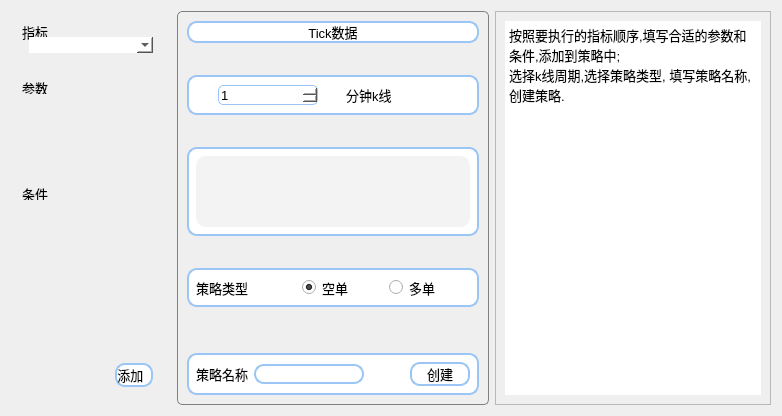
         <widget class="QWidget" name="create_pg">
          <layout class="QHBoxLayout" name="horizontalLayout_3">
           <item>
            <widget class="QFrame" name="frame">
             <property name="sizePolicy">
              <sizepolicy hsizetype="Preferred" vsizetype="Preferred">
               <horstretch>1</horstretch>
               <verstretch>0</verstretch>
              </sizepolicy>
             </property>
             <property name="styleSheet">
              <string notr="true">border-radius: 10%; 
padding: 0;</string>
             </property>
             <property name="frameShape">
              <enum>QFrame::StyledPanel</enum>
             </property>
             <property name="frameShadow">
              <enum>QFrame::Raised</enum>
             </property>
             <layout class="QVBoxLayout" name="verticalLayout_3">
              <item>
               <widget class="QGroupBox" name="groupBox">
                <property name="sizePolicy">
                 <sizepolicy hsizetype="MinimumExpanding" vsizetype="MinimumExpanding">
                  <horstretch>0</horstretch>
                  <verstretch>1</verstretch>
                 </sizepolicy>
                </property>
                <property name="minimumSize">
                 <size>
                  <width>0</width>
                  <height>50</height>
                 </size>
                </property>
                <property name="font">
                 <font>
                  <pointsize>10</pointsize>
                 </font>
                </property>
                <property name="styleSheet">
                 <string notr="true">border-radius: 10%; 
</string>
                </property>
                <property name="title">
                 <string>指标</string>
                </property>
                <layout class="QVBoxLayout" name="verticalLayout_4">
                 <item>
                  <widget class="QComboBox" name="metric_combo">
                   <property name="styleSheet">
                    <string notr="true">background-color:white;</string>
                   </property>
                  </widget>
                 </item>
                </layout>
               </widget>
              </item>
              <item>
               <widget class="QGroupBox" name="groupBox_2">
                <property name="sizePolicy">
                 <sizepolicy hsizetype="MinimumExpanding" vsizetype="MinimumExpanding">
                  <horstretch>0</horstretch>
                  <verstretch>3</verstretch>
                 </sizepolicy>
                </property>
                <property name="font">
                 <font>
                  <pointsize>10</pointsize>
                 </font>
                </property>
                <property name="styleSheet">
                 <string notr="true">border-radius: 10%; </string>
                </property>
                <property name="title">
                 <string>参数</string>
                </property>
                <layout class="QHBoxLayout" name="horizontalLayout_9">
                 <property name="spacing">
                  <number>0</number>
                 </property>
                 <property name="leftMargin">
                  <number>0</number>
                 </property>
                 <property name="topMargin">
                  <number>18</number>
                 </property>
                 <property name="rightMargin">
                  <number>0</number>
                 </property>
                 <property name="bottomMargin">
                  <number>0</number>
                 </property>
                 <item>
                  <widget class="QScrollArea" name="scrollArea_2">
                   <property name="styleSheet">
                    <string notr="true">border-radius:10%;</string>
                   </property>
                   <property name="widgetResizable">
                    <bool>true</bool>
                   </property>
                   <widget class="QWidget" name="params_area">
                    <property name="geometry">
                     <rect>
                      <x>0</x>
                      <y>0</y>
                      <width>204</width>
                      <height>101</height>
                     </rect>
                    </property>
                   </widget>
                  </widget>
                 </item>
                </layout>
               </widget>
              </item>
              <item>
               <widget class="QGroupBox" name="groupBox_3">
                <property name="sizePolicy">
                 <sizepolicy hsizetype="Preferred" vsizetype="Preferred">
                  <horstretch>0</horstretch>
                  <verstretch>5</verstretch>
                 </sizepolicy>
                </property>
                <property name="font">
                 <font>
                  <pointsize>10</pointsize>
                 </font>
                </property>
                <property name="title">
                 <string>条件</string>
                </property>
                <layout class="QHBoxLayout" name="horizontalLayout_10">
                 <property name="spacing">
                  <number>0</number>
                 </property>
                 <property name="leftMargin">
                  <number>0</number>
                 </property>
                 <property name="topMargin">
                  <number>18</number>
                 </property>
                 <property name="rightMargin">
                  <number>0</number>
                 </property>
                 <property name="bottomMargin">
                  <number>0</number>
                 </property>
                 <item>
                  <widget class="QScrollArea" name="scrollArea_3">
                   <property name="styleSheet">
                    <string notr="true">border-radius:10%;</string>
                   </property>
                   <property name="widgetResizable">
                    <bool>true</bool>
                   </property>
                   <widget class="QWidget" name="condition_area">
                    <property name="geometry">
                     <rect>
                      <x>0</x>
                      <y>0</y>
                      <width>204</width>
                      <height>181</height>
                     </rect>
                    </property>
                   </widget>
                  </widget>
                 </item>
                </layout>
               </widget>
              </item>
              <item>
               <widget class="QWidget" name="widget" native="true">
                <property name="sizePolicy">
                 <sizepolicy hsizetype="Preferred" vsizetype="Preferred">
                  <horstretch>0</horstretch>
                  <verstretch>1</verstretch>
                 </sizepolicy>
                </property>
                <layout class="QHBoxLayout" name="horizontalLayout_7">
                 <item>
                  <spacer name="horizontalSpacer_2">
                   <property name="orientation">
                    <enum>Qt::Horizontal</enum>
                   </property>
                   <property name="sizeHint" stdset="0">
                    <size>
                     <width>86</width>
                     <height>20</height>
                    </size>
                   </property>
                  </spacer>
                 </item>
                 <item>
                  <widget class="QPushButton" name="add_metric_btn">
                   <property name="sizePolicy">
                    <sizepolicy hsizetype="MinimumExpanding" vsizetype="MinimumExpanding">
                     <horstretch>0</horstretch>
                     <verstretch>0</verstretch>
                    </sizepolicy>
                   </property>
                   <property name="maximumSize">
                    <size>
                     <width>100</width>
                     <height>50</height>
                    </size>
                   </property>
                   <property name="font">
                    <font>
                     <pointsize>10</pointsize>
                    </font>
                   </property>
                   <property name="layoutDirection">
                    <enum>Qt::RightToLeft</enum>
                   </property>
                   <property name="styleSheet">
                    <string notr="true">QPushButton{border-radius: 10%; 
border: 2px solid rgb(154,197,244);
background-color:white;}
QPushButton::hover {
background-color: rgb(154,197,244);
}
QPushButton::pressed {
background-color: white;
color:rgb(154,197,244)
}</string>
                   </property>
                   <property name="text">
                    <string>添加  </string>
                   </property>
                   <property name="icon">
                    <iconset resource="../assets/resources.qrc">
                     <normaloff>:/create/to_right.svg</normaloff>:/create/to_right.svg</iconset>
                   </property>
                  </widget>
                 </item>
                </layout>
               </widget>
              </item>
             </layout>
            </widget>
           </item>
           <item>
            <widget class="QFrame" name="frame_2">
             <property name="sizePolicy">
              <sizepolicy hsizetype="MinimumExpanding" vsizetype="MinimumExpanding">
               <horstretch>1</horstretch>
               <verstretch>0</verstretch>
              </sizepolicy>
             </property>
             <property name="styleSheet">
              <string notr="true">border: 1px solid gray;
border-radius: 5px;
padding: 0;</string>
             </property>
             <property name="frameShape">
              <enum>QFrame::StyledPanel</enum>
             </property>
             <property name="frameShadow">
              <enum>QFrame::Raised</enum>
             </property>
             <layout class="QVBoxLayout" name="verticalLayout_2">
              <item>
               <widget class="QPushButton" name="pushButton_2">
                <property name="sizePolicy">
                 <sizepolicy hsizetype="MinimumExpanding" vsizetype="MinimumExpanding">
                  <horstretch>0</horstretch>
                  <verstretch>1</verstretch>
                 </sizepolicy>
                </property>
                <property name="minimumSize">
                 <size>
                  <width>100</width>
                  <height>20</height>
                 </size>
                </property>
                <property name="maximumSize">
                 <size>
                  <width>1000</width>
                  <height>50</height>
                 </size>
                </property>
                <property name="baseSize">
                 <size>
                  <width>100</width>
                  <height>20</height>
                 </size>
                </property>
                <property name="font">
                 <font>
                  <pointsize>10</pointsize>
                 </font>
                </property>
                <property name="layoutDirection">
                 <enum>Qt::LeftToRight</enum>
                </property>
                <property name="styleSheet">
                 <string notr="true">border-radius: 10%; 
border: 2px solid rgb(154,197,244);
background-color: white;</string>
                </property>
                <property name="text">
                 <string>Tick数据</string>
                </property>
                <property name="icon">
                 <iconset resource="../assets/resources.qrc">
                  <normaloff>:/create/clock.svg</normaloff>:/create/clock.svg</iconset>
                </property>
               </widget>
              </item>
              <item>
               <widget class="QToolButton" name="toolButton">
                <property name="sizePolicy">
                 <sizepolicy hsizetype="MinimumExpanding" vsizetype="MinimumExpanding">
                  <horstretch>0</horstretch>
                  <verstretch>1</verstretch>
                 </sizepolicy>
                </property>
                <property name="maximumSize">
                 <size>
                  <width>1000</width>
                  <height>20</height>
                 </size>
                </property>
                <property name="contextMenuPolicy">
                 <enum>Qt::DefaultContextMenu</enum>
                </property>
                <property name="layoutDirection">
                 <enum>Qt::LeftToRight</enum>
                </property>
                <property name="styleSheet">
                 <string notr="true">border: none;
width: 100%;
align-items:center;</string>
                </property>
                <property name="text">
                 <string/>
                </property>
                <property name="icon">
                 <iconset resource="../assets/resources.qrc">
                  <normaloff>:/create/down_continue.svg</normaloff>:/create/down_continue.svg</iconset>
                </property>
               </widget>
              </item>
              <item>
               <widget class="QWidget" name="widget_2" native="true">
                <property name="sizePolicy">
                 <sizepolicy hsizetype="MinimumExpanding" vsizetype="MinimumExpanding">
                  <horstretch>0</horstretch>
                  <verstretch>1</verstretch>
                 </sizepolicy>
                </property>
                <property name="minimumSize">
                 <size>
                  <width>100</width>
                  <height>40</height>
                 </size>
                </property>
                <property name="maximumSize">
                 <size>
                  <width>1000</width>
                  <height>50</height>
                 </size>
                </property>
                <property name="sizeIncrement">
                 <size>
                  <width>0</width>
                  <height>0</height>
                 </size>
                </property>
                <property name="baseSize">
                 <size>
                  <width>500</width>
                  <height>20</height>
                 </size>
                </property>
                <property name="styleSheet">
                 <string notr="true">border-radius: 10%; 
border: 2px solid rgb(154,197,244);
background-color: white;</string>
                </property>
                <layout class="QHBoxLayout" name="horizontalLayout_4">
                 <item>
                  <widget class="QSpinBox" name="kline_spin">
                   <property name="sizePolicy">
                    <sizepolicy hsizetype="MinimumExpanding" vsizetype="MinimumExpanding">
                     <horstretch>0</horstretch>
                     <verstretch>1</verstretch>
                    </sizepolicy>
                   </property>
                   <property name="maximumSize">
                    <size>
                     <width>100</width>
                     <height>20</height>
                    </size>
                   </property>
                   <property name="font">
                    <font>
                     <pointsize>10</pointsize>
                    </font>
                   </property>
                   <property name="styleSheet">
                    <string notr="true">border: 1px solid rgb(154,197,244);
border-radius: 5%;
background-color:white;</string>
                   </property>
                   <property name="minimum">
                    <number>1</number>
                   </property>
                   <property name="maximum">
                    <number>1200</number>
                   </property>
                   <property name="stepType">
                    <enum>QAbstractSpinBox::DefaultStepType</enum>
                   </property>
                  </widget>
                 </item>
                 <item>
                  <widget class="QLabel" name="label">
                   <property name="sizePolicy">
                    <sizepolicy hsizetype="MinimumExpanding" vsizetype="MinimumExpanding">
                     <horstretch>0</horstretch>
                     <verstretch>2</verstretch>
                    </sizepolicy>
                   </property>
                   <property name="maximumSize">
                    <size>
                     <width>100</width>
                     <height>50</height>
                    </size>
                   </property>
                   <property name="font">
                    <font>
                     <pointsize>10</pointsize>
                    </font>
                   </property>
                   <property name="styleSheet">
                    <string notr="true">border: none;</string>
                   </property>
                   <property name="text">
                    <string>分钟k线</string>
                   </property>
                  </widget>
                 </item>
                </layout>
               </widget>
              </item>
              <item>
               <widget class="QToolButton" name="toolButton_2">
                <property name="sizePolicy">
                 <sizepolicy hsizetype="MinimumExpanding" vsizetype="MinimumExpanding">
                  <horstretch>0</horstretch>
                  <verstretch>1</verstretch>
                 </sizepolicy>
                </property>
                <property name="maximumSize">
                 <size>
                  <width>1000</width>
                  <height>20</height>
                 </size>
                </property>
                <property name="contextMenuPolicy">
                 <enum>Qt::DefaultContextMenu</enum>
                </property>
                <property name="layoutDirection">
                 <enum>Qt::LeftToRight</enum>
                </property>
                <property name="styleSheet">
                 <string notr="true">border: none;
width: 100%;
align-items:center;</string>
                </property>
                <property name="text">
                 <string/>
                </property>
                <property name="icon">
                 <iconset resource="../assets/resources.qrc">
                  <normaloff>:/create/down_continue.svg</normaloff>:/create/down_continue.svg</iconset>
                </property>
               </widget>
              </item>
              <item>
               <widget class="QWidget" name="widget_aera" native="true">
                <property name="sizePolicy">
                 <sizepolicy hsizetype="MinimumExpanding" vsizetype="MinimumExpanding">
                  <horstretch>0</horstretch>
                  <verstretch>4</verstretch>
                 </sizepolicy>
                </property>
                <property name="minimumSize">
                 <size>
                  <width>0</width>
                  <height>30</height>
                 </size>
                </property>
                <property name="maximumSize">
                 <size>
                  <width>1000</width>
                  <height>1000</height>
                 </size>
                </property>
                <property name="sizeIncrement">
                 <size>
                  <width>0</width>
                  <height>50</height>
                 </size>
                </property>
                <property name="styleSheet">
                 <string notr="true">QWidget {
border-radius: 10%; 
border: 2px solid rgb(154,197,244);
background: white;
}</string>
                </property>
                <layout class="QHBoxLayout" name="widget_area">
                 <item>
                  <widget class="QScrollArea" name="scrollArea">
                   <property name="styleSheet">
                    <string notr="true">border-color:rgb(243,243,243);
background-color: rgb(243,243,243);</string>
                   </property>
                   <property name="widgetResizable">
                    <bool>true</bool>
                   </property>
                   <widget class="QWidget" name="scrollAreaWidgetContents">
                    <property name="geometry">
                     <rect>
                      <x>0</x>
                      <y>0</y>
                      <width>276</width>
                      <height>108</height>
                     </rect>
                    </property>
                    <layout class="QFormLayout" name="formLayout"/>
                   </widget>
                  </widget>
                 </item>
                </layout>
               </widget>
              </item>
              <item>
               <widget class="QToolButton" name="toolButton_3">
                <property name="sizePolicy">
                 <sizepolicy hsizetype="MinimumExpanding" vsizetype="MinimumExpanding">
                  <horstretch>0</horstretch>
                  <verstretch>1</verstretch>
                 </sizepolicy>
                </property>
                <property name="maximumSize">
                 <size>
                  <width>1000</width>
                  <height>20</height>
                 </size>
                </property>
                <property name="contextMenuPolicy">
                 <enum>Qt::DefaultContextMenu</enum>
                </property>
                <property name="layoutDirection">
                 <enum>Qt::LeftToRight</enum>
                </property>
                <property name="styleSheet">
                 <string notr="true">border: none;
width: 100%;
align-items:center;</string>
                </property>
                <property name="text">
                 <string/>
                </property>
                <property name="icon">
                 <iconset resource="../assets/resources.qrc">
                  <normaloff>:/create/down_continue.svg</normaloff>:/create/down_continue.svg</iconset>
                </property>
               </widget>
              </item>
              <item>
               <widget class="QWidget" name="widget_3" native="true">
                <property name="sizePolicy">
                 <sizepolicy hsizetype="MinimumExpanding" vsizetype="MinimumExpanding">
                  <horstretch>0</horstretch>
                  <verstretch>1</verstretch>
                 </sizepolicy>
                </property>
                <property name="maximumSize">
                 <size>
                  <width>1000</width>
                  <height>50</height>
                 </size>
                </property>
                <property name="styleSheet">
                 <string notr="true">QWidget {
border-radius: 10%; 
border: 2px solid rgb(154,197,244);
background-color: white;
}</string>
                </property>
                <layout class="QHBoxLayout" name="horizontalLayout_5">
                 <item>
                  <widget class="QLabel" name="label_2">
                   <property name="sizePolicy">
                    <sizepolicy hsizetype="MinimumExpanding" vsizetype="MinimumExpanding">
                     <horstretch>0</horstretch>
                     <verstretch>2</verstretch>
                    </sizepolicy>
                   </property>
                   <property name="maximumSize">
                    <size>
                     <width>100</width>
                     <height>50</height>
                    </size>
                   </property>
                   <property name="font">
                    <font>
                     <pointsize>10</pointsize>
                    </font>
                   </property>
                   <property name="styleSheet">
                    <string notr="true">border: none;</string>
                   </property>
                   <property name="text">
                    <string>策略类型</string>
                   </property>
                  </widget>
                 </item>
                 <item>
                  <widget class="QRadioButton" name="kong_radio">
                   <property name="font">
                    <font>
                     <pointsize>10</pointsize>
                    </font>
                   </property>
                   <property name="styleSheet">
                    <string notr="true">border:none;</string>
                   </property>
                   <property name="text">
                    <string>空单</string>
                   </property>
                   <property name="checked">
                    <bool>true</bool>
                   </property>
                  </widget>
                 </item>
                 <item>
                  <widget class="QRadioButton" name="duo_radio">
                   <property name="font">
                    <font>
                     <pointsize>10</pointsize>
                    </font>
                   </property>
                   <property name="styleSheet">
                    <string notr="true">border: none;</string>
                   </property>
                   <property name="text">
                    <string>多单</string>
                   </property>
                  </widget>
                 </item>
                </layout>
               </widget>
              </item>
              <item>
               <spacer name="verticalSpacer_2">
                <property name="orientation">
                 <enum>Qt::Vertical</enum>
                </property>
                <property name="sizeHint" stdset="0">
                 <size>
                  <width>20</width>
                  <height>40</height>
                 </size>
                </property>
               </spacer>
              </item>
              <item>
               <widget class="QWidget" name="widget_4" native="true">
                <property name="sizePolicy">
                 <sizepolicy hsizetype="MinimumExpanding" vsizetype="MinimumExpanding">
                  <horstretch>0</horstretch>
                  <verstretch>1</verstretch>
                 </sizepolicy>
                </property>
                <property name="maximumSize">
                 <size>
                  <width>1000</width>
                  <height>50</height>
                 </size>
                </property>
                <property name="styleSheet">
                 <string notr="true">border-radius: 10%; 
border: 2px solid rgb(154,197,244);
background-color: white;</string>
                </property>
                <layout class="QHBoxLayout" name="horizontalLayout_6">
                 <item>
                  <widget class="QLabel" name="label_3">
                   <property name="sizePolicy">
                    <sizepolicy hsizetype="MinimumExpanding" vsizetype="MinimumExpanding">
                     <horstretch>0</horstretch>
                     <verstretch>2</verstretch>
                    </sizepolicy>
                   </property>
                   <property name="maximumSize">
                    <size>
                     <width>100</width>
                     <height>50</height>
                    </size>
                   </property>
                   <property name="font">
                    <font>
                     <pointsize>10</pointsize>
                    </font>
                   </property>
                   <property name="styleSheet">
                    <string notr="true">border: none;</string>
                   </property>
                   <property name="text">
                    <string>策略名称</string>
                   </property>
                  </widget>
                 </item>
                 <item>
                  <widget class="QLineEdit" name="strategy_name"/>
                 </item>
                 <item>
                  <spacer name="horizontalSpacer">
                   <property name="orientation">
                    <enum>Qt::Horizontal</enum>
                   </property>
                   <property name="sizeHint" stdset="0">
                    <size>
                     <width>40</width>
                     <height>20</height>
                    </size>
                   </property>
                  </spacer>
                 </item>
                 <item>
                  <widget class="QPushButton" name="submit_btn">
                   <property name="sizePolicy">
                    <sizepolicy hsizetype="MinimumExpanding" vsizetype="MinimumExpanding">
                     <horstretch>0</horstretch>
                     <verstretch>0</verstretch>
                    </sizepolicy>
                   </property>
                   <property name="minimumSize">
                    <size>
                     <width>60</width>
                     <height>0</height>
                    </size>
                   </property>
                   <property name="maximumSize">
                    <size>
                     <width>100</width>
                     <height>50</height>
                    </size>
                   </property>
                   <property name="font">
                    <font>
                     <pointsize>10</pointsize>
                    </font>
                   </property>
                   <property name="styleSheet">
                    <string notr="true">QPushButton::hover {
background-color: rgb(154,197,244);
}
QPushButton::pressed {
background-color: white;
color: rgb(154,197,244)
}</string>
                   </property>
                   <property name="text">
                    <string>创建</string>
                   </property>
                  </widget>
                 </item>
                </layout>
               </widget>
              </item>
             </layout>
            </widget>
           </item>
           <item>
            <widget class="QFrame" name="frame_3">
             <property name="sizePolicy">
              <sizepolicy hsizetype="Preferred" vsizetype="Preferred">
               <horstretch>1</horstretch>
               <verstretch>0</verstretch>
              </sizepolicy>
             </property>
             <property name="styleSheet">
              <string notr="true"/>
             </property>
             <property name="frameShape">
              <enum>QFrame::StyledPanel</enum>
             </property>
             <property name="frameShadow">
              <enum>QFrame::Raised</enum>
             </property>
             <layout class="QHBoxLayout" name="horizontalLayout_8">
              <item>
               <widget class="QTextBrowser" name="create_tips">
                <property name="sizePolicy">
                 <sizepolicy hsizetype="MinimumExpanding" vsizetype="MinimumExpanding">
                  <horstretch>0</horstretch>
                  <verstretch>0</verstretch>
                 </sizepolicy>
                </property>
                <property name="styleSheet">
                 <string notr="true">border-radius:10%;</string>
                </property>
                <property name="html">
                 <string>&lt;!DOCTYPE HTML PUBLIC &quot;-//W3C//DTD HTML 4.0//EN&quot; &quot;http://www.w3.org/TR/REC-html40/strict.dtd&quot;&gt;
&lt;html&gt;&lt;head&gt;&lt;meta name=&quot;qrichtext&quot; content=&quot;1&quot; /&gt;&lt;meta charset=&quot;utf-8&quot; /&gt;&lt;style type=&quot;text/css&quot;&gt;
p, li { white-space: pre-wrap; }
hr { height: 1px; border-width: 0; }
&lt;/style&gt;&lt;/head&gt;&lt;body style=&quot; font-family:'Microsoft YaHei UI'; font-size:9pt; font-weight:400; font-style:normal;&quot;&gt;
&lt;p style=&quot; margin-top:0px; margin-bottom:0px; margin-left:0px; margin-right:0px; -qt-block-indent:0; text-indent:0px;&quot;&gt;&lt;span style=&quot; font-size:10pt;&quot;&gt;按照要执行的指标顺序,填写合适的参数和条件,添加到策略中;&lt;/span&gt;&lt;/p&gt;
&lt;p style=&quot; margin-top:0px; margin-bottom:0px; margin-left:0px; margin-right:0px; -qt-block-indent:0; text-indent:0px;&quot;&gt;&lt;span style=&quot; font-size:10pt;&quot;&gt;选择k线周期,选择策略类型, 填写策略名称,创建策略.&lt;/span&gt;&lt;/p&gt;&lt;/body&gt;&lt;/html&gt;</string>
                </property>
               </widget>
              </item>
             </layout>
            </widget>
           </item>
          </layout>
         </widget>
